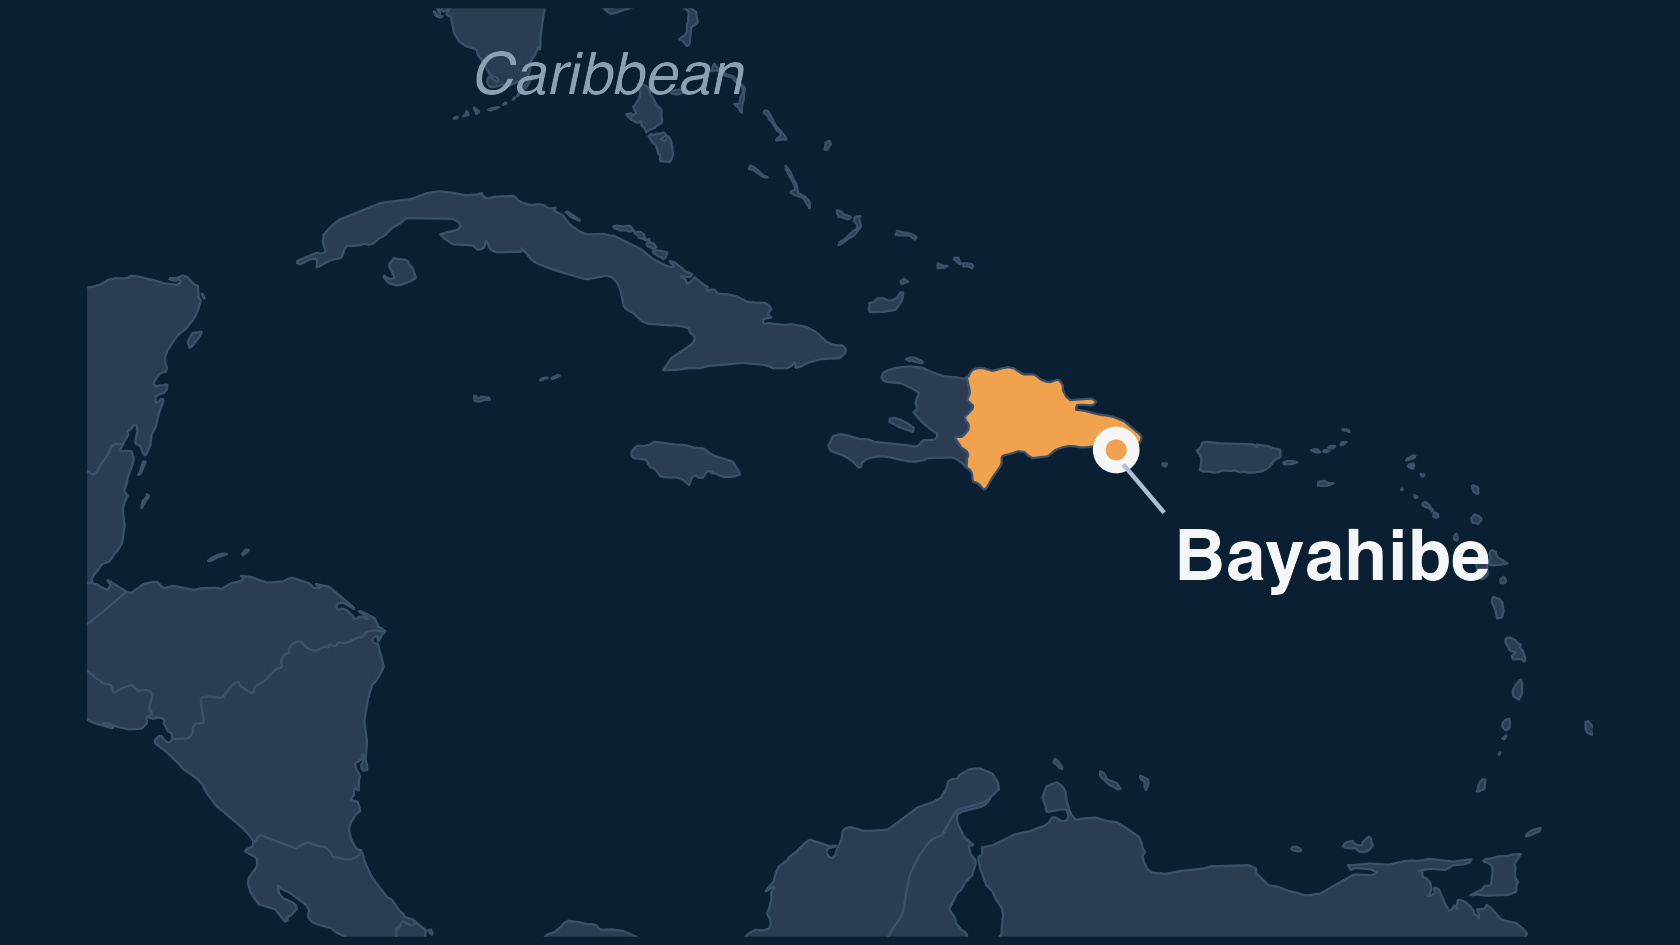

R code for this plot:
# dr_locator.R — Caribbean locator for the "Meet FUNDEMAR" slide.
# DARK "Deep Current" theme: navy ocean, muted-grey land, coral-pinned Bayahibe.
# Dominican Republic highlighted in deck amber/coral; Bayahibe labelled in light text.
# Run: Rscript presentation-figs/dr_locator.R
# Restyled dark for the Ocean Recoveries deck: 2026-07-21

setwd(path.expand("~/Detmer-2025-coral-RSE"))
suppressMessages({library(rnaturalearth); library(sf); library(ggplot2); library(dplyr)})

# ---- Deep Current palette (exact deck hex) ----
SEA    <- "#0B1F33"   # navy ocean = plot/panel background
LAND   <- "#2A3D52"   # muted desaturated land fill
LANDB  <- "#3A5169"   # land edges
CORAL  <- "#F0A24E"   # amber/coral highlight (DR + Bayahibe pin)
INK    <- "#F4F6F8"   # near-white primary text
MUTE   <- "#AEC0D0"   # muted secondary text
FAINT  <- "#8CA0B3"   # faint tertiary text

w <- ne_countries(scale="medium", returnclass="sf")
w$isDR <- w$admin == "Dominican Republic"
bay <- data.frame(lon=-68.84, lat=18.37)   # Bayahibe, SE Dominican Republic

p <- ggplot(w) +
  geom_sf(aes(fill=isDR), color=LANDB, linewidth=0.25) +
  scale_fill_manual(values=c(`FALSE`=LAND, `TRUE`=CORAL), guide="none") +
  geom_point(data=bay, aes(lon,lat), color=INK, size=4.6) +
  geom_point(data=bay, aes(lon,lat), color=CORAL, size=1.7) +
  annotate("text", x=-67.7, y=16.9, label="Bayahibe", hjust=0, vjust=1,
           size=6, color=INK, fontface="bold") +
  annotate("segment", x=-68.7, xend=-67.9, y=18.1, yend=17.2, color=MUTE, linewidth=0.5) +
  annotate("text", x=-81.5, y=25.4, label="Caribbean", hjust=0, size=5, color=FAINT, fontface="italic") +
  coord_sf(xlim=c(-89,-59.5), ylim=c(9.3,26.6), expand=FALSE) +
  theme_void() +
  theme(panel.background=element_rect(fill=SEA, color=NA),
        plot.background=element_rect(fill=SEA, color=NA),
        plot.margin=margin(2,2,2,2))

ggsave("presentation-figs/dr_locator.png", p, width=5.6, height=3.15, units="in", dpi=300, bg=SEA)
cat("wrote presentation-figs/dr_locator.png\n")
